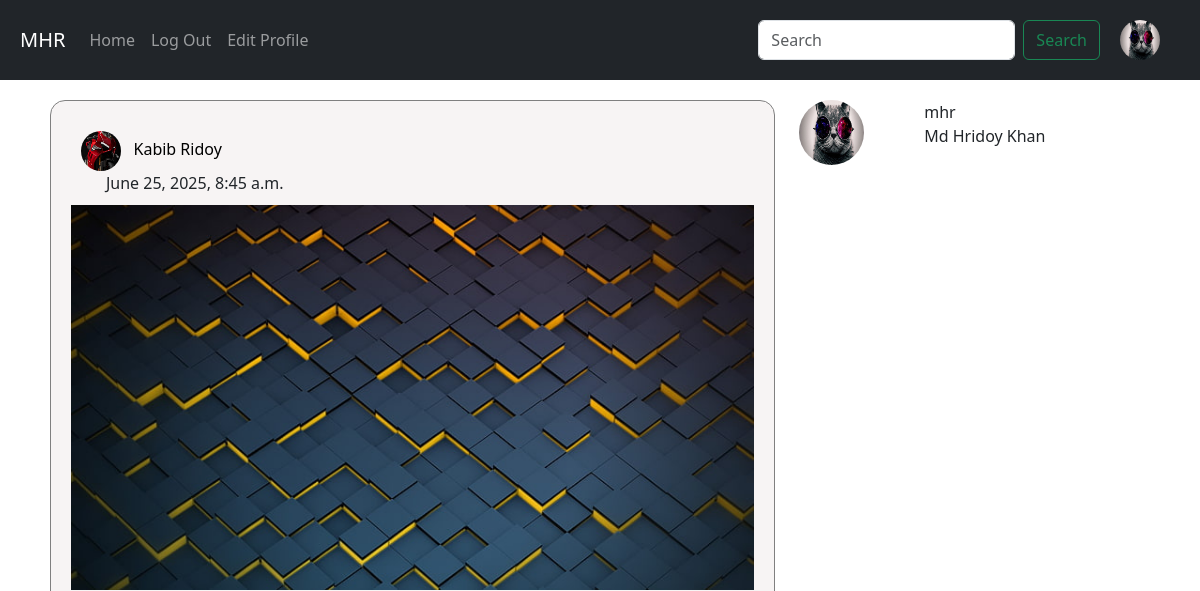
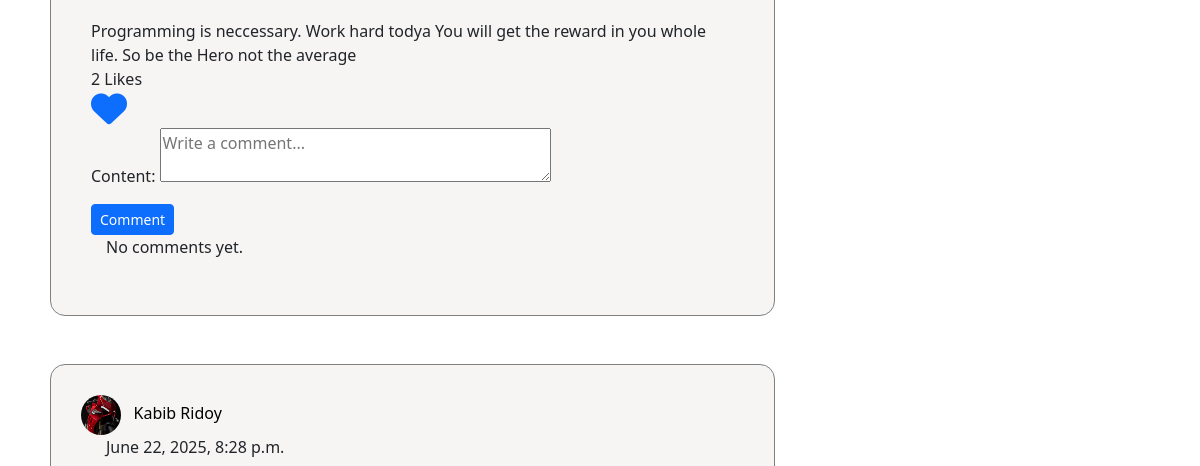
/post/ (signed in, upper part), run on an earlier commit of the app's database (2 pictures, top to bottom).
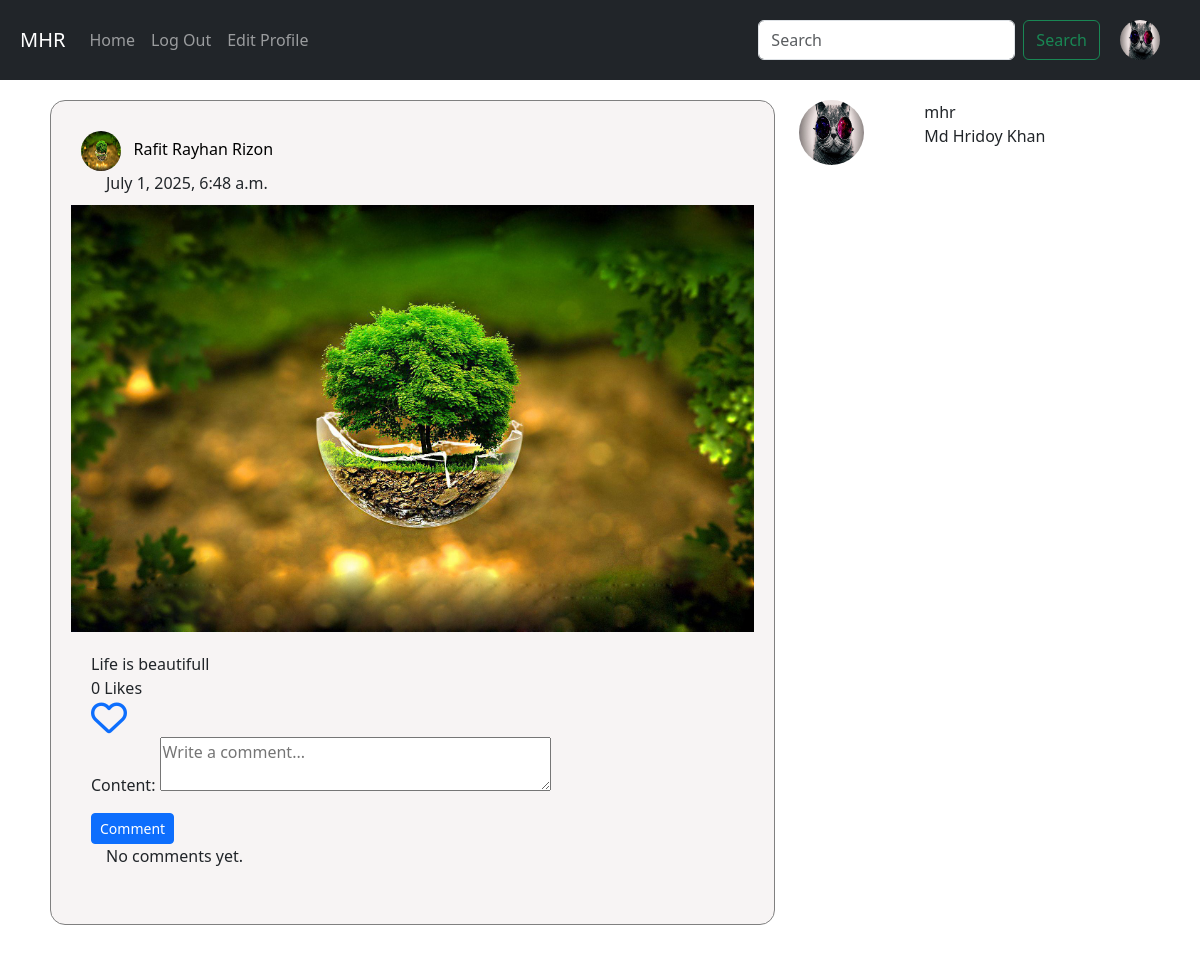
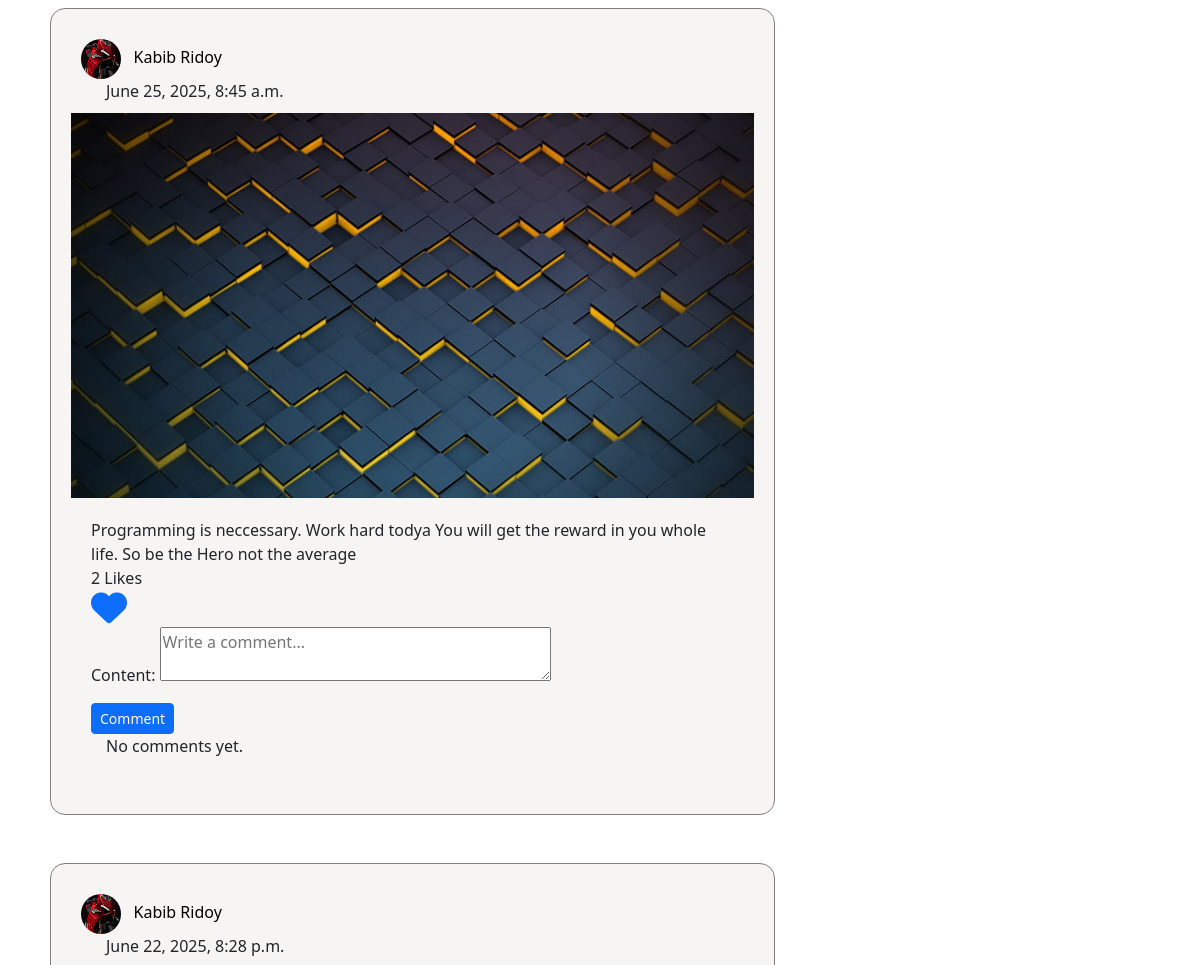
And on a later commit of the database (2 pictures, top to bottom).
### app_post/models.py (models this page shows)
class Post(models.Model):
    author = models.ForeignKey(User, on_delete=models.CASCADE, related_name="Post")
    image = models.ImageField(upload_to='post_image')
    caption = models.CharField(max_length=264, blank=True)
    upload_date = models.DateTimeField(auto_now_add=True)
    update_date = models.DateTimeField(auto_now=True)
    class Meta:
        ordering = ['-upload_date', ]

### Auth_app/models.py (models this page shows)
class UserProfile(models.Model):
    user = models.OneToOneField(User, on_delete=models.CASCADE, related_name='user_profile')
    full_name = models.CharField(max_length=264, blank=True)
    profile_pic = models.ImageField(upload_to='profile_pics', blank=True)
    description = models.TextField(blank=True)
    dob = models.DateField(blank=True, null=True)
    website = models.URLField(blank=True)
    facebook = models.URLField(blank=True)

### app_post/views.py (the view)
# urls.py: path('',views.home, name="home"),
@login_required
def home(request):
    following_list = Follow.objects.filter(follower=request.user)
    posts = Post.objects.filter(author__in=following_list.values_list('following'))
    liked_post = Like.objects.filter(user=request.user)
    liked_post_list = liked_post.values_list('post', flat=True)
    followed = Follow.objects.filter(follower=request.user)
    if request.method == "GET":
        search = request.GET.get('search', '')
        result = User.objects.filter(username__icontains=search)
    if request.method == 'POST':
        form = commentForm(request.POST)
        post_id = request.POST.get('post_id')
        post = Post.objects.get(pk=post_id)
        if form.is_valid():
            new_comment = form.save(commit=False)
            new_comment.post = post
            new_comment.user = request.user
            new_comment.save()
            return HttpResponseRedirect(reverse('home'))
    else:
        form = commentForm()
    return render(request, 'app_post/home.html', context={
        'title':'Homepage',
        'search':search,
        'result':result,
        'posts':posts,
        'liked_post_list':liked_post_list,
        'followed':followed,
        'form':form,
    })

### app_post/forms.py
class commentForm(forms.ModelForm):
    class Meta:
        model = comment
        fields = ('content',)
        widgets = {
            'content': forms.Textarea(attrs={'rows': 2, 'placeholder': 'Write a comment...','label':None}),
        }

### templates/app_post/home.html (shortened to what this page needs)
{% extends 'navbar.html' %}
{% block content %}
{% if search %}
{% for user in result %}
<div class="row">
    <div class="col-sm-2">
        {% if user.user_profile.profile_pic %}
        <img src="/media/{{user.user_profile.profile_pic}}" width="65px" height="65px" class="rounded-circle">
        {% else %}
        <img src="/media/avatar.png" width="65px" height="65px" class="rounded-circle">
        {% endif %}
    </div>
    <div class="col-sm-10">
        <a href="{% url 'auth_app:user_other' username=user.username %}">
            <h6>{{user.username}}</h6>
        </a>
        <h6>{{user.user_profile.full_name}}</h6>
    </div>
</div>
<br>
{% endfor %}
{% else %}
{% if not followed %}
<center>
    <div style="border: 1px solid #ccc; border-radius: 10px; background-color: #f5f3f3;">
        <p>You are not Following Anyone. To watch posts you have to follow others. <br> If you want to follow someone,
            search with letter 'm' or 'r'. Then you will show some users and you can follow them.</p>
    </div>
</center>
{% else %}
<div class="row">
    <div class="col-sm-8">
        {% for post in posts %}
        <div style="border: 1px solid gray; background-color: #f7f4f4; padding: 20px; border-radius: 15px;">
            <div style="padding: 10px;">
                {% if post.author.user_profile.profile_pic %}
                <a href="{% url 'auth_app:user_other' username=post.author %}"><img
                        src="/media/{{post.author.user_profile.profile_pic}}" width="40px" height="40px"
                        class="rounded-circle"></a>
                {% else %}
                <a href="{% url 'auth_app:user_other' username=post.author %}"><img src="/media/avatar.png" width="40px"
                        height="40px" class="rounded-circle"></a>
                {% endif %} &nbsp;
                <a href="{% url 'auth_app:user_other' username=post.author %}"
                    style="text-decoration: none; color: black;">{{post.author.user_profile.full_name}}</a> <br>
                &nbsp; &nbsp; &nbsp; {{post.upload_date}}
            </div>
            <img src="/media/{{post.image}}" width="100%" alt="">
            <div style="padding: 20px;">
                {{post.caption}} <br>
                {{post.liked_post.count}} Likes <br>
                {% if post.pk in liked_post_list %}
                <a href="{% url 'app_post:unliked' pk=post.pk %}"><i class="fas fa-heart"
                        style="font-size: 36px;"></i></a>
                {% else %}
                <a href="{% url 'app_post:liked' pk=post.pk %}"><i class="far fa-heart"
                        style="font-size: 36px;"></i></a>
                {% endif %} <br>
                <form method="POST">
                    {{ form.as_p }}
                    <button type="submit" class="btn btn-primary btn-sm">Comment</button>
                </form>
                {% for cmnt in post.comments.all %}
                <div style="margin-left: 15px; margin-top: 5px;">
                    <strong>{{ cmnt.user.username }}</strong>: {{ cmnt.content }} <br>
                    <small>{{ cmnt.comment_date|date:"d M Y H:i" }}</small>
                </div><hr>
                {% empty %}
                <p style="margin-left: 15px;">No comments yet.</p>
                {% endfor %}
            </div>
        </div>
        <br><br>
        {% endfor %}
    </div>
    <div class="col-sm-4">
        <div class="row">
            <div class="col-sm-4">
                {% if user.user_profile.profile_pic %}
                <img src="/media/{{user.user_profile.profile_pic}}" width="65px" height="65px" class="rounded-circle">
                {% else %}
                <img src="/media/avatar.png" width="65px" height="65px" class="rounded-circle">
                {% endif %}
            </div>
            <div class="col-sm-8">
                {{user.username}}
                <br>
                {{user.user_profile.full_name}}
            </div>
        </div>
    </div>
</div>
{% endif %}
{% endif %}
{% endblock %}

What changed in the data, as far as the page shows it:
added Post: author.user_profile.profile_pic (picture), author.user_profile.full_name "Rafit Rayhan Rizon", upload_date "July 1, 2025, 6:48 a.m.", image (picture), caption "Life is beautifull", liked_post.count "0"
